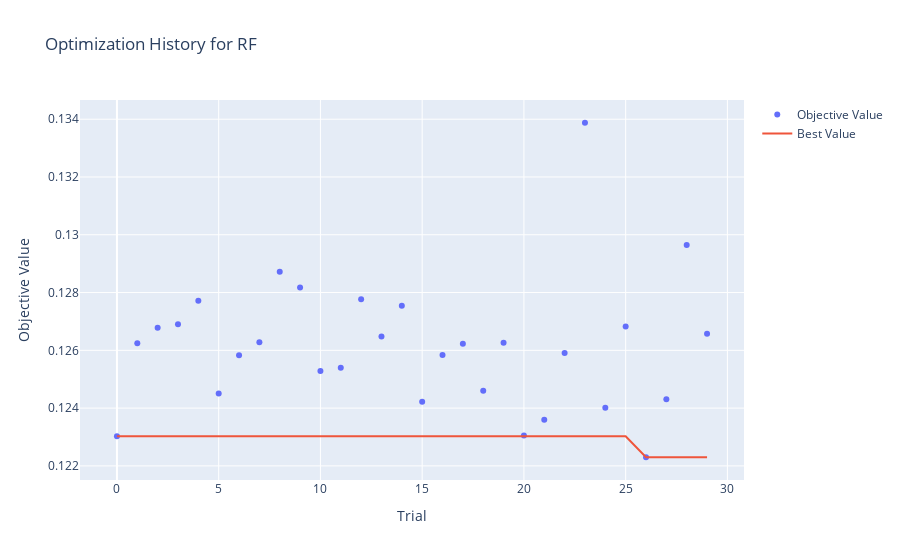
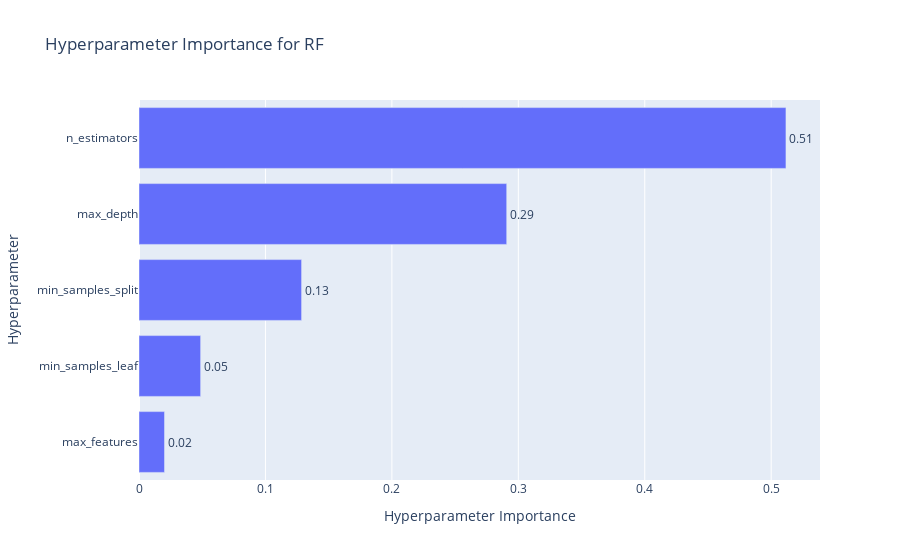
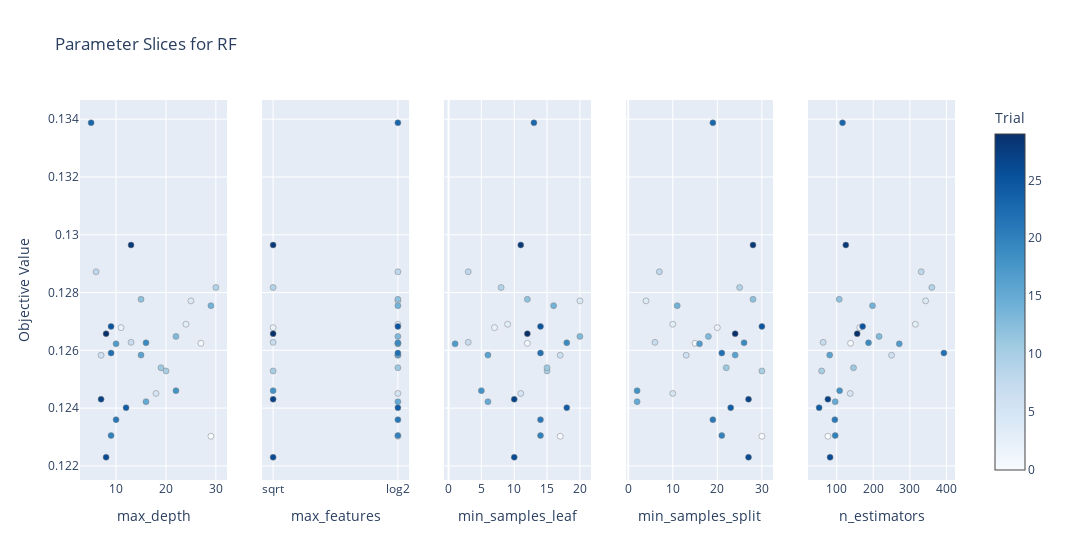

Here is the notebook cell these charts were saved with, in order:
### Code cell
if df is not None:
    print("\n" + "="*50)
    print("STEP 1: HYPERPARAMETER OPTIMIZATION WITH OPTUNA")
    print("="*50)
    
    baseline_predictor.optimize_model('rf', n_trials=30)

### Figure 1 — Plotly figure (JSON) as saved in the notebook; plotly's stock layout.template omitted (floating-point values rounded to 4 significant figures)
{"data": [{"mode": "markers", "name": "Objective Value", "type": "scatter", "x": [0, 1, 2, 3, 4, 5, 6, 7, 8, 9, 10, 11, 12, 13, 14, 15, 16, 17, 18, 19, 20, 21, 22, 23, 24, 25, 26, 27, 28, 29], "y": [0.123, 0.1262, 0.1268, 0.1269, 0.1277, 0.1245, 0.1258, 0.1263, 0.1287, 0.1282, 0.1253, 0.1254, 0.1278, 0.1265, 0.1275, 0.1242, 0.1258, 0.1262, 0.1246, 0.1263, 0.1231, 0.1236, 0.1259, 0.1339, 0.124, 0.1268, 0.1223, 0.1243, 0.1296, 0.1266]}, {"mode": "lines", "name": "Best Value", "type": "scatter", "x": [0, 1, 2, 3, 4, 5, 6, 7, 8, 9, 10, 11, 12, 13, 14, 15, 16, 17, 18, 19, 20, 21, 22, 23, 24, 25, 26, 27, 28, 29], "y": [0.123, 0.123, 0.123, 0.123, 0.123, 0.123, 0.123, 0.123, 0.123, 0.123, 0.123, 0.123, 0.123, 0.123, 0.123, 0.123, 0.123, 0.123, 0.123, 0.123, 0.123, 0.123, 0.123, 0.123, 0.123, 0.123, 0.1223, 0.1223, 0.1223, 0.1223]}, {"marker": {"color": "#cccccc"}, "mode": "markers", "name": "Infeasible Trial", "showlegend": false, "type": "scatter", "x": [], "y": []}], "layout": {"title": {"text": "Optimization History for RF"}, "xaxis": {"title": {"text": "Trial"}}, "yaxis": {"title": {"text": "Objective Value"}}}}

### Figure 2 — Plotly figure (JSON) as saved in the notebook; plotly's stock layout.template omitted (floating-point values rounded to 4 significant figures)
{"data": [{"cliponaxis": false, "hovertemplate": ["max_features (CategoricalDistribution): 0.020180934515069384<extra></extra>", "min_samples_leaf (IntDistribution): 0.04874317814164906<extra></extra>", "min_samples_split (IntDistribution): 0.12859341429638232<extra></extra>", "max_depth (IntDistribution): 0.290815813682695<extra></extra>", "n_estimators (IntDistribution): 0.5116666593642042<extra></extra>"], "name": "Objective Value", "orientation": "h", "text": ["0.02", "0.05", "0.13", "0.29", "0.51"], "textposition": "outside", "type": "bar", "x": [0.02018, 0.04874, 0.1286, 0.2908, 0.5117], "y": ["max_features", "min_samples_leaf", "min_samples_split", "max_depth", "n_estimators"]}], "layout": {"title": {"text": "Hyperparameter Importance for RF"}, "xaxis": {"title": {"text": "Hyperparameter Importance"}}, "yaxis": {"title": {"text": "Hyperparameter"}}}}

### Figure 3 — Plotly figure (JSON) as saved in the notebook; plotly's stock layout.template omitted (floating-point values rounded to 4 significant figures)
{"data": [{"marker": {"color": [0, 1, 2, 3, 4, 5, 6, 7, 8, 9, 10, 11, 12, 13, 14, 15, 16, 17, 18, 19, 20, 21, 22, 23, 24, 25, 26, 27, 28, 29], "colorbar": {"title": {"text": "Trial"}, "x": 1, "xpad": 40}, "colorscale": [[0, "rgb(247,251,255)"], [0.125, "rgb(222,235,247)"], [0.25, "rgb(198,219,239)"], [0.375, "rgb(158,202,225)"], [0.5, "rgb(107,174,214)"], [0.625, "rgb(66,146,198)"], [0.75, "rgb(33,113,181)"], [0.875, "rgb(8,81,156)"], [1, "rgb(8,48,107)"]], "line": {"color": "Grey", "width": 0.5}, "showscale": true}, "mode": "markers", "name": "Feasible Trial", "showlegend": false, "type": "scatter", "x": [29, 27, 11, 24, 25, 18, 7, 13, 6, 30, 20, 19, 15, 22, 29, 16, 15, 10, 22, 16, 9, 10, 9, 5, 12, 9, 8, 7, 13, 8], "xaxis": "x", "y": [0.123, 0.1262, 0.1268, 0.1269, 0.1277, 0.1245, 0.1258, 0.1263, 0.1287, 0.1282, 0.1253, 0.1254, 0.1278, 0.1265, 0.1275, 0.1242, 0.1258, 0.1262, 0.1246, 0.1263, 0.1231, 0.1236, 0.1259, 0.1339, 0.124, 0.1268, 0.1223, 0.1243, 0.1296, 0.1266], "yaxis": "y"}, {"marker": {"color": [0, 1, 2, 3, 4, 5, 6, 7, 8, 9, 10, 11, 12, 13, 14, 15, 16, 17, 18, 19, 20, 21, 22, 23, 24, 25, 26, 27, 28, 29], "colorbar": {"title": {"text": "Trial"}, "x": 1, "xpad": 40}, "colorscale": [[0, "rgb(247,251,255)"], [0.125, "rgb(222,235,247)"], [0.25, "rgb(198,219,239)"], [0.375, "rgb(158,202,225)"], [0.5, "rgb(107,174,214)"], [0.625, "rgb(66,146,198)"], [0.75, "rgb(33,113,181)"], [0.875, "rgb(8,81,156)"], [1, "rgb(8,48,107)"]], "line": {"color": "Grey", "width": 0.5}, "showscale": false}, "mode": "markers", "name": "Feasible Trial", "showlegend": false, "type": "scatter", "x": ["log2", "log2", "sqrt", "log2", "log2", "log2", "log2", "sqrt", "log2", "sqrt", "sqrt", "log2", "log2", "log2", "log2", "log2", "log2", "log2", "sqrt", "log2", "log2", "log2", "log2", "log2", "log2", "log2", "sqrt", "sqrt", "sqrt", "sqrt"], "xaxis": "x2", "y": [0.123, 0.1262, 0.1268, 0.1269, 0.1277, 0.1245, 0.1258, 0.1263, 0.1287, 0.1282, 0.1253, 0.1254, 0.1278, 0.1265, 0.1275, 0.1242, 0.1258, 0.1262, 0.1246, 0.1263, 0.1231, 0.1236, 0.1259, 0.1339, 0.124, 0.1268, 0.1223, 0.1243, 0.1296, 0.1266], "yaxis": "y2"}, {"marker": {"color": [0, 1, 2, 3, 4, 5, 6, 7, 8, 9, 10, 11, 12, 13, 14, 15, 16, 17, 18, 19, 20, 21, 22, 23, 24, 25, 26, 27, 28, 29], "colorbar": {"title": {"text": "Trial"}, "x": 1, "xpad": 40}, "colorscale": [[0, "rgb(247,251,255)"], [0.125, "rgb(222,235,247)"], [0.25, "rgb(198,219,239)"], [0.375, "rgb(158,202,225)"], [0.5, "rgb(107,174,214)"], [0.625, "rgb(66,146,198)"], [0.75, "rgb(33,113,181)"], [0.875, "rgb(8,81,156)"], [1, "rgb(8,48,107)"]], "line": {"color": "Grey", "width": 0.5}, "showscale": false}, "mode": "markers", "name": "Feasible Trial", "showlegend": false, "type": "scatter", "x": [17, 12, 7, 9, 20, 11, 17, 3, 3, 8, 15, 15, 12, 20, 16, 6, 6, 1, 5, 18, 14, 14, 14, 13, 18, 14, 10, 10, 11, 12], "xaxis": "x3", "y": [0.123, 0.1262, 0.1268, 0.1269, 0.1277, 0.1245, 0.1258, 0.1263, 0.1287, 0.1282, 0.1253, 0.1254, 0.1278, 0.1265, 0.1275, 0.1242, 0.1258, 0.1262, 0.1246, 0.1263, 0.1231, 0.1236, 0.1259, 0.1339, 0.124, 0.1268, 0.1223, 0.1243, 0.1296, 0.1266], "yaxis": "y3"}, {"marker": {"color": [0, 1, 2, 3, 4, 5, 6, 7, 8, 9, 10, 11, 12, 13, 14, 15, 16, 17, 18, 19, 20, 21, 22, 23, 24, 25, 26, 27, 28, 29], "colorbar": {"title": {"text": "Trial"}, "x": 1, "xpad": 40}, "colorscale": [[0, "rgb(247,251,255)"], [0.125, "rgb(222,235,247)"], [0.25, "rgb(198,219,239)"], [0.375, "rgb(158,202,225)"], [0.5, "rgb(107,174,214)"], [0.625, "rgb(66,146,198)"], [0.75, "rgb(33,113,181)"], [0.875, "rgb(8,81,156)"], [1, "rgb(8,48,107)"]], "line": {"color": "Grey", "width": 0.5}, "showscale": false}, "mode": "markers", "name": "Feasible Trial", "showlegend": false, "type": "scatter", "x": [30, 15, 20, 10, 4, 10, 13, 6, 7, 25, 30, 22, 28, 18, 11, 2, 24, 16, 2, 26, 21, 19, 21, 19, 23, 30, 27, 27, 28, 24], "xaxis": "x4", "y": [0.123, 0.1262, 0.1268, 0.1269, 0.1277, 0.1245, 0.1258, 0.1263, 0.1287, 0.1282, 0.1253, 0.1254, 0.1278, 0.1265, 0.1275, 0.1242, 0.1258, 0.1262, 0.1246, 0.1263, 0.1231, 0.1236, 0.1259, 0.1339, 0.124, 0.1268, 0.1223, 0.1243, 0.1296, 0.1266], "yaxis": "y4"}, {"marker": {"color": [0, 1, 2, 3, 4, 5, 6, 7, 8, 9, 10, 11, 12, 13, 14, 15, 16, 17, 18, 19, 20, 21, 22, 23, 24, 25, 26, 27, 28, 29], "colorbar": {"title": {"text": "Trial"}, "x": 1, "xpad": 40}, "colorscale": [[0, "rgb(247,251,255)"], [0.125, "rgb(222,235,247)"], [0.25, "rgb(198,219,239)"], [0.375, "rgb(158,202,225)"], [0.5, "rgb(107,174,214)"], [0.625, "rgb(66,146,198)"], [0.75, "rgb(33,113,181)"], [0.875, "rgb(8,81,156)"], [1, "rgb(8,48,107)"]], "line": {"color": "Grey", "width": 0.5}, "showscale": false}, "mode": "markers", "name": "Feasible Trial", "showlegend": false, "type": "scatter", "x": [76, 138, 163, 315, 343, 137, 250, 63, 331, 360, 59, 146, 107, 216, 198, 96, 81, 271, 108, 187, 96, 95, 393, 116, 52, 171, 82, 76, 125, 156], "xaxis": "x5", "y": [0.123, 0.1262, 0.1268, 0.1269, 0.1277, 0.1245, 0.1258, 0.1263, 0.1287, 0.1282, 0.1253, 0.1254, 0.1278, 0.1265, 0.1275, 0.1242, 0.1258, 0.1262, 0.1246, 0.1263, 0.1231, 0.1236, 0.1259, 0.1339, 0.124, 0.1268, 0.1223, 0.1243, 0.1296, 0.1266], "yaxis": "y5"}], "layout": {"title": {"text": "Parameter Slices for RF"}, "width": 1500, "xaxis": {"anchor": "y", "domain": [0, 0.168], "title": {"text": "max_depth"}}, "xaxis2": {"anchor": "y2", "categoryarray": ["sqrt", "log2"], "categoryorder": "array", "domain": [0.208, 0.376], "title": {"text": "max_features"}, "type": "category"}, "xaxis3": {"anchor": "y3", "domain": [0.416, 0.584], "title": {"text": "min_samples_leaf"}}, "xaxis4": {"anchor": "y4", "domain": [0.624, 0.792], "title": {"text": "min_samples_split"}}, "xaxis5": {"anchor": "y5", "domain": [0.832, 1], "title": {"text": "n_estimators"}}, "yaxis": {"anchor": "x", "domain": [0, 1], "title": {"text": "Objective Value"}}, "yaxis2": {"anchor": "x2", "domain": [0, 1], "matches": "y", "showticklabels": false}, "yaxis3": {"anchor": "x3", "domain": [0, 1], "matches": "y", "showticklabels": false}, "yaxis4": {"anchor": "x4", "domain": [0, 1], "matches": "y", "showticklabels": false}, "yaxis5": {"anchor": "x5", "domain": [0, 1], "matches": "y", "showticklabels": false}}}
